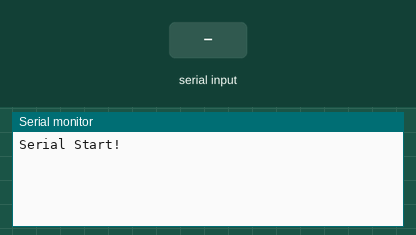
Bench run of a sketch on a simulated Arduino Uno, built with avr-gcc and run on an emulated ATmega328P. Parts: the last lines printed to the serial monitor. The test bench sets the inputs (shaded band).

Above: at 1.2 s.
1.3 s: "1" received over the second serial link
At 2.5 s:
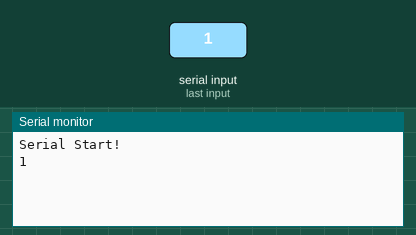
2.8 s: "0" received over the second serial link
At 3.9 s:
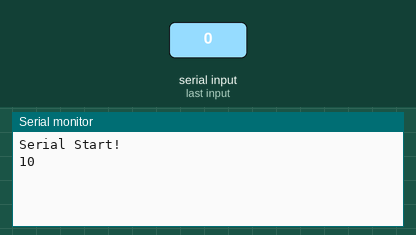

Measured:
- after the input at 1.3 s, the serial monitor: prints a new line at once (image 1)
- after the input at 2.8 s, the serial monitor: prints a new line at once (image 2)

The sketch:

BlueTooth.ino
```cpp
#include <SoftwareSerial.h>


SoftwareSerial BT(18, 19);

void setup()
{
  BT.begin(9600);
  Serial.begin(9600);
  BT.println("BlueTooth Start! ");
  Serial.println("Serial Start! ");
}

void loop()
{
  if(BT.available())
  {
    Serial.write(BT.read());
  }
  if(Serial.available())
  {
    BT.write(Serial.read());
  }

}
```
